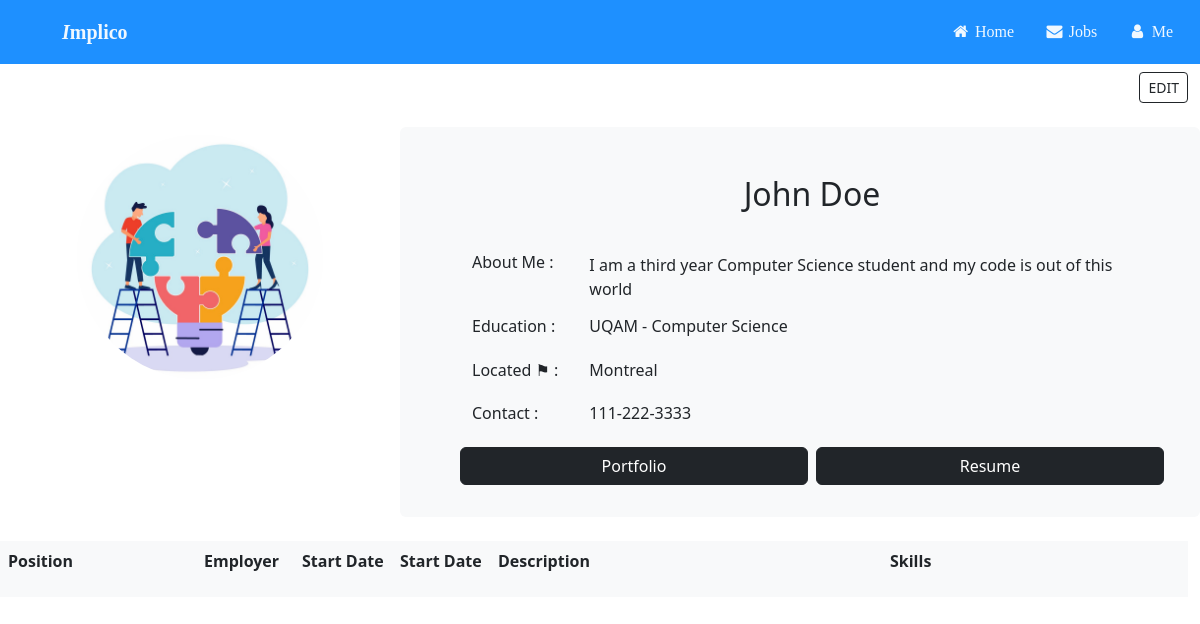
The page /profileTempHTML.html (signed in) on the database as committed earlier.
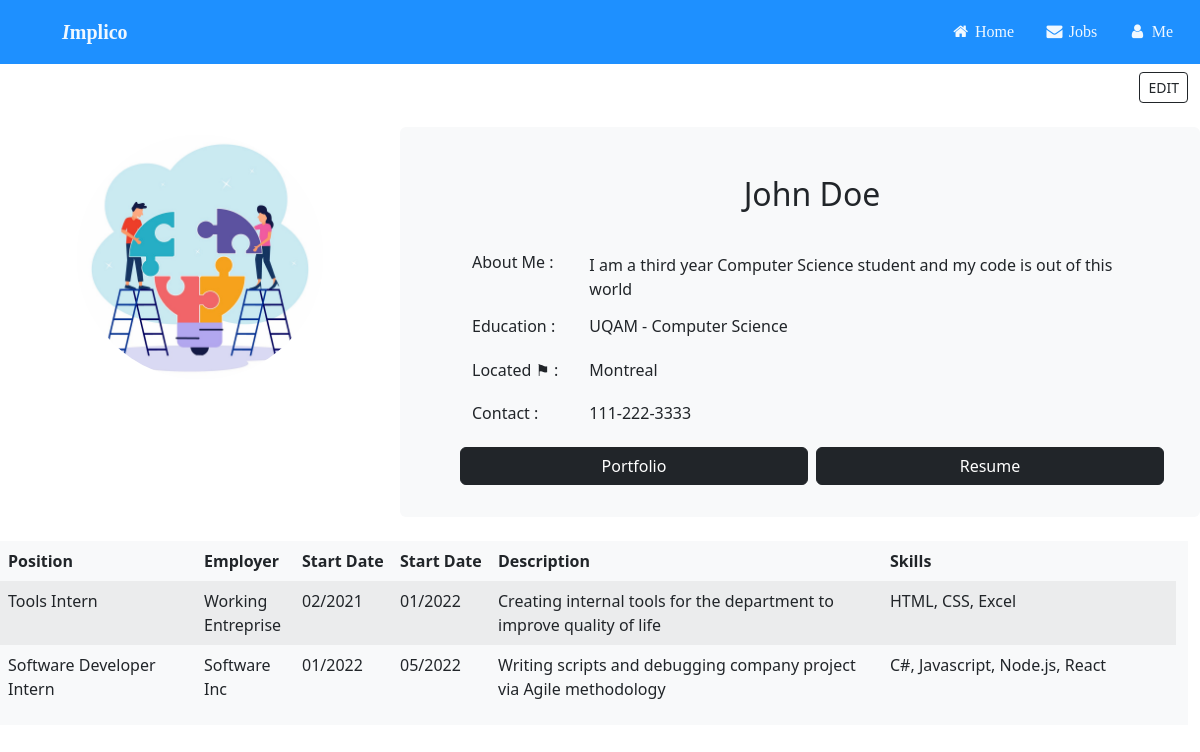
The same page on the database as committed later.
### tables this page shows
CREATE TABLE UserProfiles (profileKey NUMBER, userID NUMBER, firstName TEXT, lastName TEXT, bio TEXT, educInstitution TEXT, educDegree TEXT, location TEXT, contactInfo TEXT, portfolioLink TEXT, resumeFilename TEXT, PRIMARY KEY (profileKey), FOREIGN KEY (userID) REFERENCES LoginInfo(userKey));

CREATE TABLE WorkExperience (expKey NUMBER, profileID NUMBER, position TEXT, employer TEXT, startMonth NUMBER, startYEAR NUMBER, endMonth NUMBER, endYear NUMBER, expDescription TEXT, skills TEXT, PRIMARY KEY(expKey), FOREIGN KEY(profileID) REFERENCES UserProfiles(profileKey));

### Implico/userProfile.py (the view)
@userProfile.route('/profileTempHTML.html', methods=['GET', 'POST'])
def profile():
    if request.method == 'POST':
        conn = sqlite3.connect("data.db")
        c = conn.cursor()
        print("your mom caca lala")
        c.close()
        return
    elif request.method == 'GET':
        conn = sqlite3.connect("data.db")
        c = conn.cursor()
        userID = session["userID"]
        print(userID)
        fetchProfile = "SELECT * FROM UserProfiles WHERE userID="+str(userID)
        userProfile = c.execute(fetchProfile).fetchall()[0]
        profileKey = str(userProfile[0])
        fetchWork = f"SELECT * FROM WorkExperience WHERE profileID={profileKey}"
        workExps = c.execute(fetchWork).fetchall()
        name = str(userProfile[2])+" "+str(userProfile[3])
        bio = str(userProfile[4])
        educ = str(userProfile[5])+" - "+str(userProfile[6])
        loc = str(userProfile[7])
        con = str(userProfile[8])
        port = "\""+str(userProfile[9])+"\""
        session["profileID"] = profileKey
        c.close()
        return render_template('profileTempHTML.html', fullName=name, userBio=bio, education=educ, location=loc, contact=con, portfolio=port, workExperience=workExps)

### Implico/templates/profileTempHTML.html (shortened to what this page needs)
<!DOCTYPE html>
<html>
<head>
    <link rel="stylesheet" href="..\static\css\profileCSS.css">
    <link rel="stylesheet" href="https://cdnjs.cloudflare.com/ajax/libs/font-awesome/4.7.0/css/font-awesome.min.css">
    <link href="https://cdn.jsdelivr.net/npm/bootstrap@5.2.3/dist/css/bootstrap.min.css" rel="stylesheet">
</head>
<div class="container-fluid">
    <div class="row">
        <ul class="nav-bar">
            <li><a class="name" href="../Login/Login-html%20file.html"><b><i>I</i>mplico</b></a></li>
            <li><a href="../Profile/profile.html"><i class="fa fa-fw fa-user"></i> Me</a></li>
            <li><a href="#"><i class="fa fa-fw fa-envelope"></i> Jobs</a></li>
            <li><a class="active" href="../Login/Login-html%20file.html" href="#"><i class="fa fa-fw fa-home"></i>
                    Home</a>
            </li>
        </ul>
    </div>
    <br/><br/><br/>
    <div class="row">
        <div class="col-11"></div>
        <div class="col-1">
            <a class="btn btn-outline-dark btn-sm float-end" href="../editProfile.html">EDIT</a>
        </div>
    </div>
    <br>
    <div class="row">
        <div class="col-4 p-2 text-center"><img class="rounded-circle" src="../static/css/teamwork login image.jpg"
                style="max-height: 244px;"/></div>
        <div class="col-8 ps-5 pt-4 pb-4 pe-4 bg-light rounded">
            <div class="row px-4 py-4 text-center">
                <h2>{{fullName}}</h2>
            </div>
            <div class="row px-4 py-2">
                <div class="col-2">
                    <h6>About Me : </h6>
                </div>
                <div class="col-10"><span>{{userBio}}</span></div>
            </div>
            <div class="row px-4 py-2">
                <div class="col-2">
                    <h6>Education : </h6>
                </div>
                <div class="col-10">
                    <h6>{{education}}</h6>
                </div>
            </div>
            <div class="row px-4 py-2">
                <div class="col-2">
                    <h6>Located ⚑ : </h6>
                </div>
                <div class="col-10">
                    <h6>{{location}}</h6>
                </div>
            </div>
            <div class="row px-4 py-2">
                <div class="col-2">
                    <h6>Contact : </h6>
                </div>
                <div class="col-10">
                    <h6>{{contact}}</h6>
                </div>
            </div>
            <div class="row px-4 py-2">
                    <a class="btn btn-dark bg-dark col me-1" href={{portfolio}}>Portfolio</a>
                    <a class="btn btn-dark bg-dark col ms-1" href={{resume}}>{{resume}}Resume</a>
            </div>
        </div>
        <div class="row mt-4 bg-light">
            <table class="table table-responsive table-borderless table-striped table-hover">
                <thead>
                    <tr>
                        <th class="col-2">Position</th>
                        <th class="col-1">Employer</th>
                        <th class="col-1">Start Date</th>
                        <th class="col-1">Start Date</th>
                        <th class="col-4">Description</th>
                        <th class="col-3">Skills</th>
                    </tr>
                </thead>
                <tbody>
                    {% for exp in workExperience %}
                        <tr>
                            <td class="col-1">{{exp[2]}}</td>
                            <td class="col-1">{{exp[3]}}</td>
                            {% if exp[4] < 10 %}
                                <td class="col-1">{{"0"+exp[4]|string+"/"+exp[5]|string}}</td>
                            {% else %}
                                <td class="col-1">{{exp[4]|string+"/"+exp[5]|string}}</td>
                            {% endif %}
                            {% if exp[6] < 10 %}
                                <td class="col-1">{{"0"+exp[6]|string+"/"+exp[7]|string}}</td>
                            {% else %}
                                <td class="col-1">{{exp[6]|string+"/"+exp[7]|string}}</td>
                            {% endif %}
                            <td class="col-4">{{exp[8]}}</td>
                            <td class="col-2">{{exp[9]}}</td>
                        </tr>
                    {% endfor %}
                </tbody>
            </table>
        </div>
    </div>
</div>
</html>

### Implico/static/css/profileCSS.css (style rules this page uses)
ul { list-style-type: none; margin-top: -50px; padding: 0; width:100%; background-color: dodgerblue; position: fixed; }
li { display: inline; }
li a { color:aliceblue; display: block; padding: 20px 15px; font-family: Verdana; float:right; }
.name { color:aliceblue; display: block; padding: 17px 50px; font-family: Verdana; font-size: 20px; float:left; }
a:link { background-color: transparent; text-decoration: none; }

Rows that differ between the two databases and show on the page:
now on this page (row edited): WorkExperience: position "Tools Intern", employer "Working Entreprise", startMonth+startYEAR "02/2021", endMonth+endYear "01/2022", expDescription "Creating internal tools for the department to improve quality of life", skills "HTML, CSS, Excel"
now on this page (row edited): WorkExperience: position "Software Developer Intern", employer "Software Inc", startMonth+startYEAR "01/2022", endMonth+endYear "05/2022", expDescription "Writing scripts and debugging company project via Agile methodology", skills "C#, Javascript, Node.js, React"
